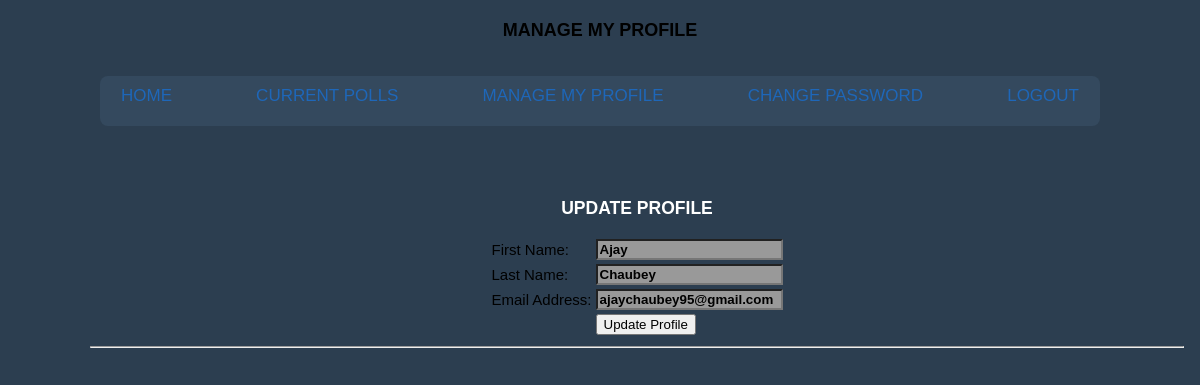
The page /manage-profile.php (signed in) on the database its author committed.
### tables this page shows
CREATE TABLE `tbmembers` (
  `member_id` int(5) NOT NULL,
  `first_name` varchar(45) NOT NULL,
  `last_name` varchar(45) NOT NULL,
  `email` varchar(45) NOT NULL,
  `password` varchar(45) NOT NULL
);

### manage-profile.php (the view, shortened to what this page needs)
<?php
require('connection.php');
$result=mysqli_query($con, "SELECT * FROM tbMembers WHERE member_id = '$_SESSION[member_id]'");
$row = mysqli_fetch_array($result);
if($row)
 {
 $firstName = $row['first_name'];
 $lastName = $row['last_name'];
 $email = $row['email'];
 }
?>
<!DOCTYPE html PUBLIC "-//W3C//DTD XHTML 1.0 Transitional//EN" "http://www.w3.org/TR/xhtml1/DTD/xhtml1-transitional.dtd">
<html xmlns="http://www.w3.org/1999/xhtml">
<head>
<link href="css/user_styles.css?v=1.0" rel="stylesheet" type="text/css" />
</head>
<body >
<h1>MANAGE MY PROFILE</h1>
<nav>
  <a href="student.php">Home</a> | <a href="vote.php">Current Polls</a> | <a href="manage-profile.php">Manage My Profile</a> | <a href="changepass.php">Change Password</a>| <a href="logout.php">Logout</a>
</nav>
<div id="container">
<table border="0" width="620" align="center">
<CAPTION><h3>UPDATE PROFILE</h3></CAPTION>
<form action="manage-profile.php?id=<?php echo $_SESSION['member_id']; ?>" method="post" onsubmit="return updateProfile(this)">
<table align="center">
<tr><td>First Name:</td><td><input type="text" style="background-color:#999999; font-weight:bold;" name="firstname" maxlength="15" value="<?php echo $firstName; ?>"></td></tr>
<tr><td>Last Name:</td><td><input type="text" style="background-color:#999999; font-weight:bold;" name="lastname" maxlength="15" value="<?php echo $lastName; ?>"></td></tr>
<tr><td>Email Address:</td><td><input type="text" style="background-color:#999999; font-weight:bold;" name="email" maxlength="100" value="<?php echo $email; ?>"></td></tr>
<tr><td>&nbsp;</td></td><td><input type="submit" name="update" value="Update Profile"></td></tr>
</table>
</form>
<hr>
</div>
</body>
</html>

### css/user_styles.css (style rules this page uses)
body { font: 11px Verdana, Arial, Helvetica, sans-serif; color: #050000; margin: 0; padding: 20px 10px 0px; background: #2c3e50; }
h1 { color: black; margin: 0px 0px 5px; padding: 0px 0px 3px; font: bold 18px Verdana, Arial, Helvetica, sans-serif; text-align: center; }
h3 { color: white; }
a { color: #2D3954; font-size: 11px; }
nav { margin: 27px auto 0; justify-content: space-around; position: relative; width: 1000px; height: 50px; background-color: #34495e; border-radius: 8px; font-size: 0; display: flex; }
nav a { line-height: 40px; height: 100%; font-size: 17px; display: flex; position: relative; z-index: 2; text-decoration: none; text-transform: uppercase; text-align: center; color: rgb(30, 103, 185); cursor: pointer; box-sizing: 30px; }
#container { padding: 4px 6px 2px 6px; background: #2c3e50; font-size: 15px; text-align: justify; margin-top: 50px; padding-left: 80px; }
body { background: #2c3e50; display: flex; flex-direction: column; }
a { color: black; }
table,form,label { color: black; }

### rows shown on the page
tbmembers: firstname "Ajay", lastname "Chaubey", email "ajaychaubey95@gmail.com"
